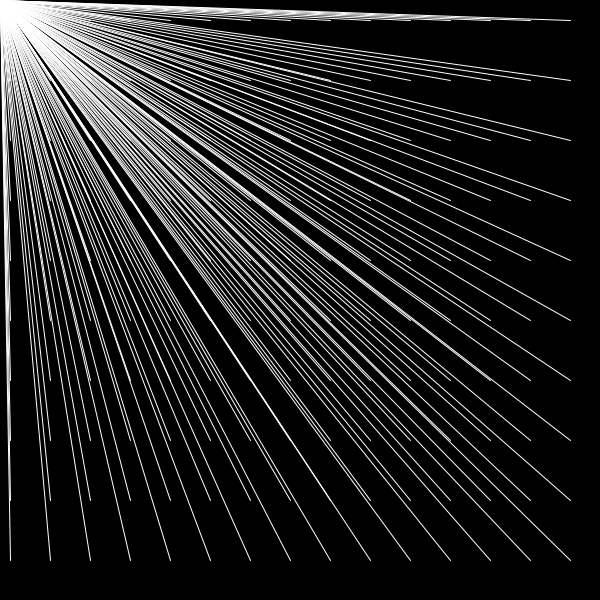
Frame 1 (no input)
Frame 60 (the mouse pressed at the canvas centre just before this capture): identical to frame 1, image omitted
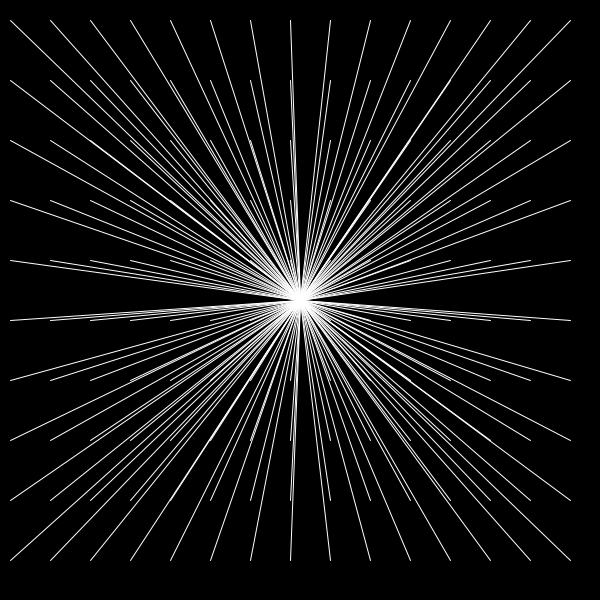
Frame 120 (the mouse held since frame 60 and released just before this capture)

The Processing sketch that drew these frames (run headless with seeded random() and noise(); from frame 60 on, the mouse is pressed at the canvas centre):

// Processing sketch: processing_114234
// ── processing_114234.pde

int counter;

void setup() {  //setup function called initially, only once
  size(600, 600);
 
}

void draw() {  //draw function loops 
background(0);
stroke(255);
for(int i = 10; i <width;i +=40){
for(int j = 20; j<height; j+=60){
//line(i,j,random(width),random(height));
line(i,j,mouseX,mouseY);
//line(i,j,i+35,j +30);
}
}
}
